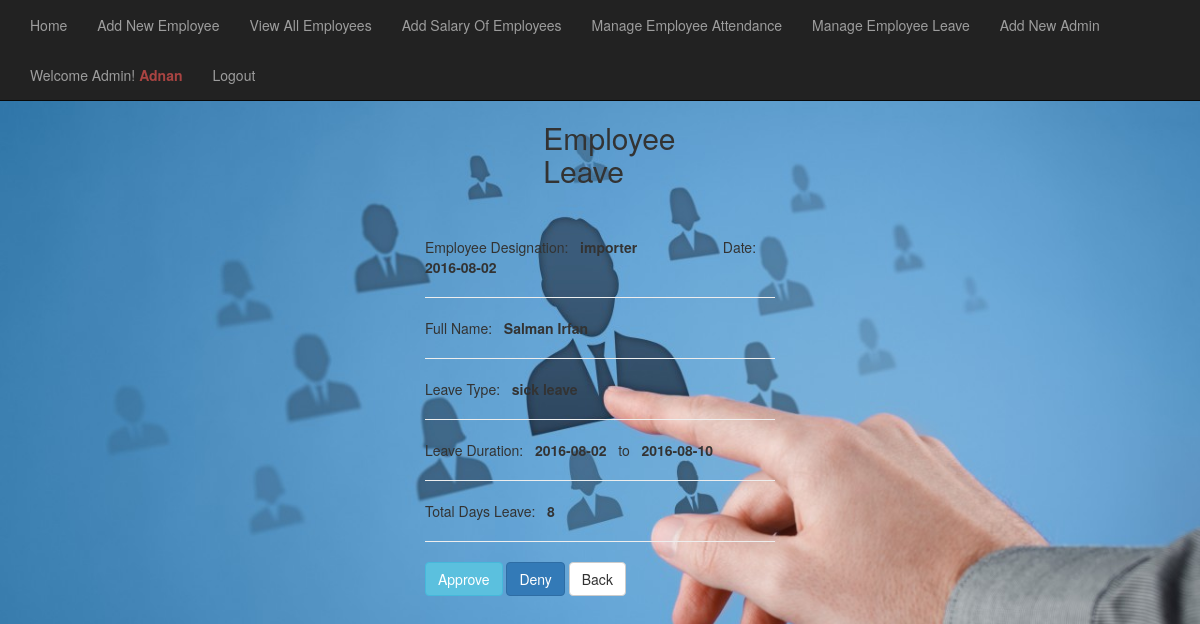
Page /admin/approval.php?id=10 (signed in) on the committed database.
### tables this page shows
CREATE TABLE `leaves` (
  `leave_id` int(11) NOT NULL,
  `emp_id` int(100) NOT NULL,
  `date` date NOT NULL,
  `leave_type` varchar(100) NOT NULL,
  `start_date` date NOT NULL,
  `end_date` date NOT NULL,
  `no_days` int(10) NOT NULL,
  `admin_approve` int(5) NOT NULL
);

CREATE TABLE `employee` (
  `emp_id` int(11) NOT NULL,
  `emp_fname` varchar(50) NOT NULL,
  `emp_lname` varchar(50) NOT NULL,
  `emp_uname` varchar(100) NOT NULL,
  `emp_img` text NOT NULL,
  `emp_designation` varchar(100) NOT NULL,
  `emp_basic_salary` int(255) NOT NULL,
  `emp_contact_num` int(11) NOT NULL,
  `emp_address` text NOT NULL,
  `emp_dob` date NOT NULL,
  `emp_email` varchar(100) NOT NULL,
  `emp_password` text NOT NULL
);

### admin/approval.php (the view, shortened to what this page needs)
<?php include ("header.php");?>
<?php include ("navbar.php");?>
<?php
if(!isset($_SESSION['admin_username']))	{
	header("location: ../index.php");
}
else{
?>
<body>
	<div class="container-fluid">
			<div class="row" style="margin-top: 50px;">
				<div class="col-md-8">
					<div class="col-md-4 col-md-offset-6">
					</div>
					<div class="col-md-3 col-md-offset-8">
						<h2>Employee Leave</h2>
					</div>
				</div>
			</div>
			<?php
$select = "SELECT * FROM leaves, employee
									WHERE leaves.emp_id = employee.emp_id AND leaves.leave_id='$_GET[id]'";
					$qry=mysql_query($select);
				?>
				<?php
					while($rec = mysql_fetch_array($qry))
					{
				?>
					<div class="col-md-12" style="margin-top:40px">
						<div class="col-md-4 col-md-offset-4">
										Employee Designation: &nbsp <strong><?php echo $rec['emp_designation'];?></strong>&nbsp&nbsp&nbsp&nbsp &nbsp&nbsp&nbsp&nbsp&nbsp&nbsp&nbsp&nbsp&nbsp&nbsp&nbsp&nbsp&nbsp&nbsp&nbsp&nbsp Date: &nbsp <strong><?php echo $rec['date']; ?></strong><hr/>
										Full Name: &nbsp <strong><?php echo $rec['emp_fname'];?> <style="margin-left: 20px;"/><?php echo $rec['emp_lname'];?></strong><hr/>
										Leave Type: &nbsp <strong><?php echo $rec['leave_type'];?></strong><hr/>
										Leave Duration: &nbsp <strong><?php echo $rec['start_date'];?></strong> &nbsp to &nbsp <strong><?php echo $rec['end_date'];?></strong><hr/>
										Total Days Leave: &nbsp <strong><?php echo $rec['no_days'];?></strong><hr/>
						</div>
						<div class="col-md-8 col-md-offset-4">
								<a href="accept.php?id=<?php echo $rec['leave_id'];?>"><input type='button' value='Approve' class='btn btn-info'/></a>
								<a href="reject.php?id=<?php echo $rec['leave_id'];?>"><input type='button' value='Deny' class='btn btn-primary'/></a>
								<a href="emp_leave_pend.php"><input type = "button" value="Back" class="btn btn-default"/></a>
						</div>
					</div>
				<?php
					}
				?>
		</div>
<?php } ?>

### admin/header.php (style rules this page uses)
body { margin-top: 50px; margin-bottom: 50px; text-color: white; background: url('images/background2.jpg') no-repeat center center fixed; -webkit-background-size: cover; -moz-background-size: cover; -o-background-size: cover; background-size: cover; }

### rows in the picture
leaves: emp.emp_designation "importer", date "2016-08-02", emp.emp_fname "Salman", emp.emp_lname "Irfan", leave_type "sick leave", start_date "2016-08-02", end_date "2016-08-10", no_days "8"

### other values in the picture
$_SESSION['admin_username'] "Adnan"
